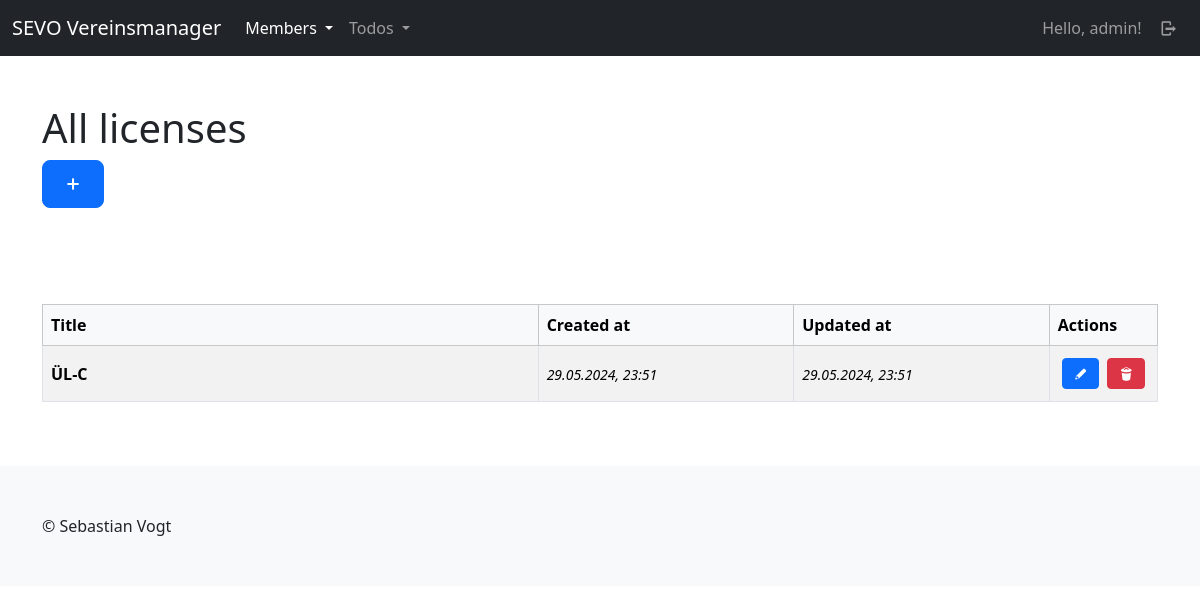
Page /mbrs/licenses/ (signed in) on the committed database.
### members/models.py (models this page shows, shortened)
class License(models.Model):
    title = models.CharField(max_length=100, unique=True)
    created_at = models.DateTimeField(auto_now=True)
    updated_at = models.DateTimeField(auto_now_add=True)
    class Meta:
        ordering = ["-updated_at"]

### members/views/licenses.py (the view)
# urls.py: path("licenses/", licenses.index, name="members-license-index"),
@login_required(login_url="sevo-auth-login")
def index(request):
    licenses = models.License.objects.all()
    return render(request, "members/license/index.html", {
        "title": _("All licenses"),
        "licenses": licenses
    })

### members/templates/members/license/index.html (shortened to what this page needs)
{% extends "base_main.html" %}
{% load i18n %}
{% load static %}
{% block header %}
    <div class="container py-5">
        <div class="row">
            <div class="col-lg-12">
                <h1>{{ title }}</h1>
                <a class="btn btn-primary btn-lg" href="{% url "members-license-create" %}"><i class="demo-icon icon-plus"></i></a>
            </div>
        </div>
    </div>
{% endblock %}
{% block main %}
    {% if licenses %}
    <div>
        {% include "members/license/partials/_list_table.html" %}
    </div>
    {% else %}
        <p>{% trans "No licenses available." %}</p>
    {% endif %}
{%  endblock %}

### templates/partials/_navbar_drop_down.html (shortened to what this page needs)
{% load i18n %}
<nav class="navbar navbar-expand-lg navbar-dark bg-dark">
    <div class="container-fluid">
        <a class="navbar-brand" href="/">SEVO Vereinsmanager</a>
        <div class="collapse navbar-collapse" id="navbarContent">
            <ul class="navbar-nav me-auto mb-2 mb-lg-0">
                {% if user.is_authenticated %}
                <li class="nav-item dropdown">
                    <a class="nav-link dropdown-toggle {% if "mbrs" in request.path %} active{% endif %}"{% if "mbrs" in request.path %} aria-current="page"{% endif %} href="#" role="button" data-bs-toggle="dropdown" aria-expanded="false">
                      {% trans "Members" %}
                    </a>
                  </li>
                  <li class="nav-item dropdown">
                    <a class="nav-link dropdown-toggle {% if "tds" in request.path %} active{% endif %}"{% if "tds" in request.path %} aria-current="page"{% endif %} href="#" role="button" data-bs-toggle="dropdown" aria-expanded="false">
                      {% trans "Todos" %}
                    </a>
                  </li>
                {% endif %}
            </ul>
            <ul class="navbar-nav mb-2 mb-lg-0">
                {% if user.is_authenticated %}
                    <li class="nav-item">
                        <a class="nav-link" href="{% url "sevo-auth-user-detail" %}">{% trans "Hello" %}, {{ user }}!</a>
                    </li>
                    <li class="nav-item">
                        <a class="nav-link" href="{% url "sevo-auth-logout" %}"><i class="demo-icon icon-logout"></i></a>
                    </li>
                {% else %}
                    <li class="nav-item">
                        <a class="nav-link {% if "login" in request.path %} active{% endif %}"{% if "members" in request.path %} aria-current="page"{% endif %} href="{% url "sevo-auth-login" %}"><i class="demo-icon icon-user"></i></a>
                    </li>
                {% endif %}
            </ul>
        </div>
    </div>
</nav>

### members/templates/members/license/partials/_list_table.html
{% load i18n %}
<div class="table-responsive">
    <table class="table table-bordered align-middle table-striped">
        <thead class="table-light">
        <tr>
            <th scope="col">{% trans "Title" %}</th>
            <th scope="col">{% trans "Created at" %}</th>
            <th scope="col">{% trans "Updated at" %}</th>
            <th scope="col">{% trans "Actions" %}</th>
        </tr>
        </thead>
        <tbody>
            {% for license in licenses %}
                <tr>
                    <th scope="row" class="w-50">
                        {{ license.title }}
                    </th>
                    <td class="w-25"><time><small><i>{{ license.created_at|date:"d.m.Y, H:i" }}</i></small></time></td>
                    <td class="w-25"><time><small><i>{{ license.updated_at|date:"d.m.Y, H:i" }}</i></small></time></td>
                    <td class="w-auto">
                        <div class="d-flex justify-content-center align-content-center">
                            <a class="btn btn-primary btn-sm d-block m-1" href="{% url "members-license-update" id=license.id %}"><i class="demo-icon icon-pencil"></i></a>
                            <a class="btn btn-danger btn-sm d-block m-1" href="{% url "members-license-delete" id=license.id %}"><i class="demo-icon icon-trash"></i></a>
                        </div>
                    </td>
                </tr>
            {% endfor %}
        </tbody>
    </table>
</div>

### rows in the picture
License: title "ÜL-C", created_at "29.05.2024, 23:51", updated_at "29.05.2024, 23:51"

### other values in the picture
{{ user }} "admin"
{{ title }} "All licenses"
